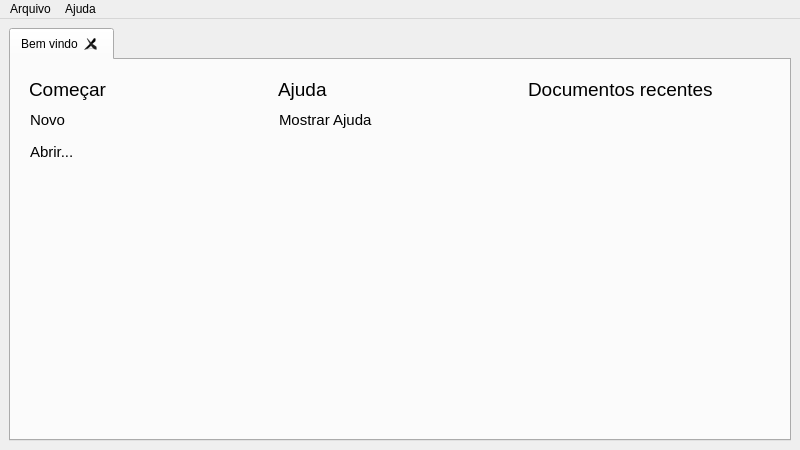
<?xml version="1.0" encoding="UTF-8"?>
<ui version="4.0">
 <class>MainWindow</class>
 <widget class="QMainWindow" name="MainWindow">
  <property name="geometry">
   <rect>
    <x>0</x>
    <y>0</y>
    <width>800</width>
    <height>450</height>
   </rect>
  </property>
  <property name="minimumSize">
   <size>
    <width>800</width>
    <height>450</height>
   </size>
  </property>
  <property name="windowTitle">
   <string>Grafo de Adjacência</string>
  </property>
  <widget class="QWidget" name="centralwidget">
   <layout class="QGridLayout" name="gridLayout_2">
    <item row="0" column="0">
     <widget class="QTabWidget" name="tabWidget">
      <property name="autoFillBackground">
       <bool>false</bool>
      </property>
      <property name="styleSheet">
       <string notr="true">width=75%</string>
      </property>
      <property name="currentIndex">
       <number>0</number>
      </property>
      <property name="documentMode">
       <bool>false</bool>
      </property>
      <property name="tabsClosable">
       <bool>true</bool>
      </property>
      <widget class="QWidget" name="tbWelcome">
       <attribute name="title">
        <string>Bem vindo</string>
       </attribute>
       <layout class="QGridLayout" name="gridLayout">
        <item row="0" column="0">
         <layout class="QHBoxLayout" name="horizontalLayout_3">
          <property name="leftMargin">
           <number>9</number>
          </property>
          <property name="topMargin">
           <number>9</number>
          </property>
          <property name="rightMargin">
           <number>9</number>
          </property>
          <property name="bottomMargin">
           <number>9</number>
          </property>
          <item>
           <layout class="QVBoxLayout" name="verticalLayout_5">
            <item>
             <widget class="QLabel" name="label">
              <property name="font">
               <font>
                <pointsize>14</pointsize>
               </font>
              </property>
              <property name="text">
               <string>Começar</string>
              </property>
             </widget>
            </item>
            <item>
             <widget class="QPushButton" name="btnNew">
              <property name="font">
               <font>
                <pointsize>11</pointsize>
               </font>
              </property>
              <property name="cursor">
               <cursorShape>PointingHandCursor</cursorShape>
              </property>
              <property name="styleSheet">
               <string notr="true">text-align:left;</string>
              </property>
              <property name="text">
               <string>Novo</string>
              </property>
              <property name="flat">
               <bool>true</bool>
              </property>
             </widget>
            </item>
            <item>
             <widget class="QPushButton" name="btnOpen">
              <property name="font">
               <font>
                <pointsize>11</pointsize>
               </font>
              </property>
              <property name="cursor">
               <cursorShape>PointingHandCursor</cursorShape>
              </property>
              <property name="styleSheet">
               <string notr="true">text-align:left;</string>
              </property>
              <property name="text">
               <string>Abrir...</string>
              </property>
              <property name="flat">
               <bool>true</bool>
              </property>
             </widget>
            </item>
            <item>
             <spacer name="verticalSpacer">
              <property name="orientation">
               <enum>Qt::Vertical</enum>
              </property>
              <property name="sizeHint" stdset="0">
               <size>
                <width>20</width>
                <height>40</height>
               </size>
              </property>
             </spacer>
            </item>
           </layout>
          </item>
          <item>
           <layout class="QVBoxLayout" name="verticalLayout_6">
            <item>
             <widget class="QLabel" name="label_4">
              <property name="font">
               <font>
                <pointsize>14</pointsize>
               </font>
              </property>
              <property name="text">
               <string>Ajuda</string>
              </property>
             </widget>
            </item>
            <item>
             <widget class="QPushButton" name="btnShowHelp">
              <property name="font">
               <font>
                <pointsize>11</pointsize>
               </font>
              </property>
              <property name="cursor">
               <cursorShape>PointingHandCursor</cursorShape>
              </property>
              <property name="styleSheet">
               <string notr="true">text-align:left;</string>
              </property>
              <property name="text">
               <string>Mostrar Ajuda</string>
              </property>
              <property name="flat">
               <bool>true</bool>
              </property>
             </widget>
            </item>
            <item>
             <spacer name="verticalSpacer_3">
              <property name="orientation">
               <enum>Qt::Vertical</enum>
              </property>
              <property name="sizeHint" stdset="0">
               <size>
                <width>20</width>
                <height>40</height>
               </size>
              </property>
             </spacer>
            </item>
           </layout>
          </item>
          <item>
           <layout class="QVBoxLayout" name="verticalLayout_4">
            <item>
             <widget class="QLabel" name="label_6">
              <property name="font">
               <font>
                <pointsize>14</pointsize>
               </font>
              </property>
              <property name="text">
               <string>Documentos recentes</string>
              </property>
             </widget>
            </item>
            <item>
             <spacer name="verticalSpacer_2">
              <property name="orientation">
               <enum>Qt::Vertical</enum>
              </property>
              <property name="sizeHint" stdset="0">
               <size>
                <width>20</width>
                <height>40</height>
               </size>
              </property>
             </spacer>
            </item>
           </layout>
          </item>
         </layout>
        </item>
       </layout>
      </widget>
     </widget>
    </item>
   </layout>
  </widget>
  <widget class="QMenuBar" name="menubar">
   <property name="geometry">
    <rect>
     <x>0</x>
     <y>0</y>
     <width>800</width>
     <height>20</height>
    </rect>
   </property>
   <widget class="QMenu" name="menuFile">
    <property name="title">
     <string>Arquivo</string>
    </property>
    <addaction name="actionNew"/>
    <addaction name="actionLoad"/>
    <addaction name="actionSave"/>
    <addaction name="actionSaveAs"/>
    <addaction name="separator"/>
    <addaction name="actionExit"/>
   </widget>
   <widget class="QMenu" name="menuAjuda">
    <property name="title">
     <string>Ajuda</string>
    </property>
    <addaction name="actionShowHelp"/>
    <addaction name="actionAboutQT"/>
   </widget>
   <addaction name="menuFile"/>
   <addaction name="menuAjuda"/>
  </widget>
  <action name="actionNew">
   <property name="checkable">
    <bool>false</bool>
   </property>
   <property name="text">
    <string>Novo</string>
   </property>
  </action>
  <action name="actionLoad">
   <property name="text">
    <string>Abrir...</string>
   </property>
  </action>
  <action name="actionSave">
   <property name="text">
    <string>Salvar</string>
   </property>
  </action>
  <action name="actionSaveAs">
   <property name="text">
    <string>Salvar como...</string>
   </property>
  </action>
  <action name="actionExit">
   <property name="text">
    <string>Sair</string>
   </property>
  </action>
  <action name="actionShowHelp">
   <property name="text">
    <string>Mostrar ajuda</string>
   </property>
  </action>
  <action name="actionAboutQT">
   <property name="text">
    <string>Sobre o QT</string>
   </property>
  </action>
 </widget>
 <resources/>
 <connections/>
</ui>
